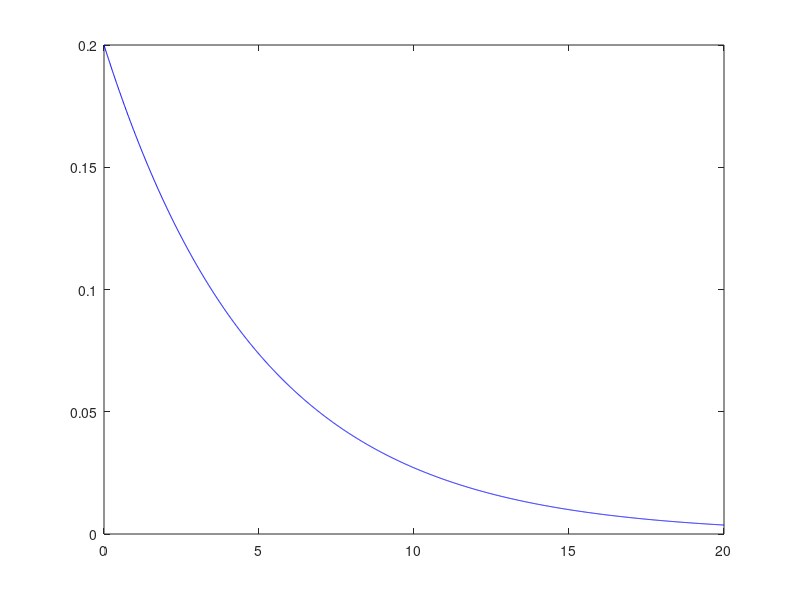
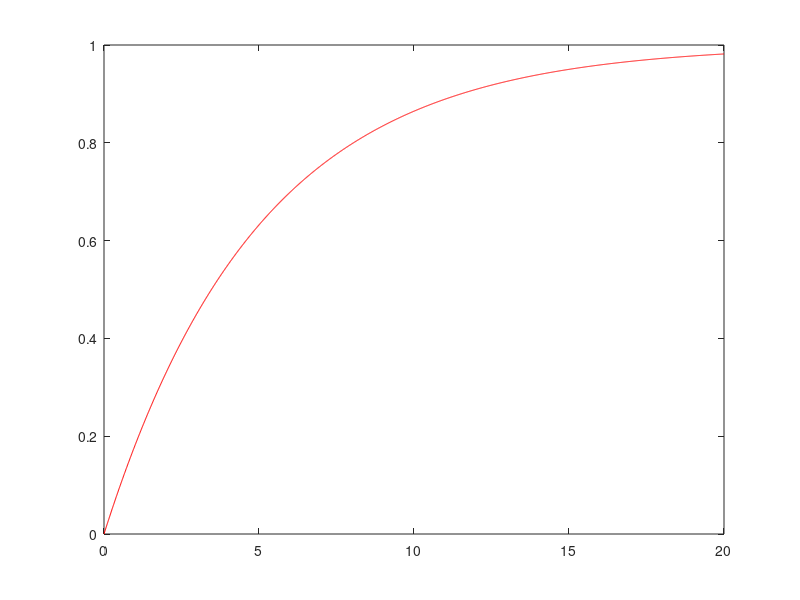

The MATLAB script that drew these images, in order:
lambda=input("Dati lambda: ")

[m,v] = expstat(lambda);
sigma = sqrt(v);

x=max(0, m-3*sigma):0.01:m+3*sigma;
y1=exppdf(x,lambda);

%hold on
figure(1)
plot(x,y1,'b')

y2=expcdf(x,lambda);
figure(2)
plot(x,y2,'r')